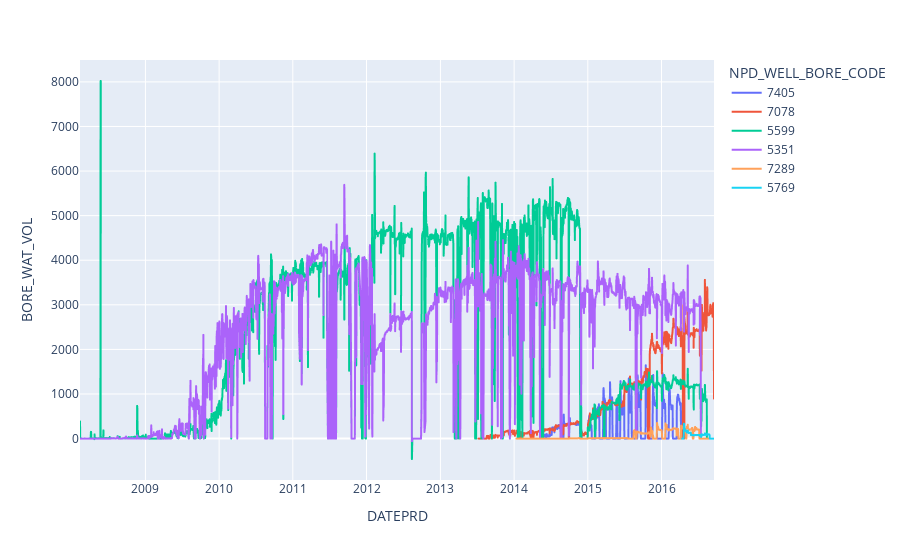

This figure's notebook cell:
### Code cell
fig = px.line(data_filter, x="DATEPRD", y="BORE_WAT_VOL", color='NPD_WELL_BORE_CODE')
fig.show()

### Figure 1 — Plotly figure (JSON) as saved in the notebook; plotly's stock layout.template omitted (floating-point values rounded to 4 significant figures; data arrays with more than 128 entries replaced by an {"elided": "..."} marker saying what was removed)
{"data": [{"hovertemplate": "NPD_WELL_BORE_CODE=7405<br>DATEPRD=%{x}<br>BORE_WAT_VOL=%{y}<extra></extra>", "legendgroup": "7405", "line": {"color": "#636efa", "dash": "solid"}, "marker": {"symbol": "circle"}, "mode": "lines", "name": "7405", "showlegend": true, "type": "scattergl", "x": {"elided": "744 str values"}, "xaxis": "x", "y": {"elided": "744 float values"}, "yaxis": "y"}, {"hovertemplate": "NPD_WELL_BORE_CODE=7078<br>DATEPRD=%{x}<br>BORE_WAT_VOL=%{y}<extra></extra>", "legendgroup": "7078", "line": {"color": "#EF553B", "dash": "solid"}, "marker": {"symbol": "circle"}, "mode": "lines", "name": "7078", "showlegend": true, "type": "scattergl", "x": {"elided": "1165 str values"}, "xaxis": "x", "y": {"elided": "1165 float values"}, "yaxis": "y"}, {"hovertemplate": "NPD_WELL_BORE_CODE=5599<br>DATEPRD=%{x}<br>BORE_WAT_VOL=%{y}<extra></extra>", "legendgroup": "5599", "line": {"color": "#00cc96", "dash": "solid"}, "marker": {"symbol": "circle"}, "mode": "lines", "name": "5599", "showlegend": true, "type": "scattergl", "x": {"elided": "3056 str values"}, "xaxis": "x", "y": {"elided": "3056 float values"}, "yaxis": "y"}, {"hovertemplate": "NPD_WELL_BORE_CODE=5351<br>DATEPRD=%{x}<br>BORE_WAT_VOL=%{y}<extra></extra>", "legendgroup": "5351", "line": {"color": "#ab63fa", "dash": "solid"}, "marker": {"symbol": "circle"}, "mode": "lines", "name": "5351", "showlegend": true, "type": "scattergl", "x": {"elided": "3056 str values"}, "xaxis": "x", "y": {"elided": "3056 float values"}, "yaxis": "y"}, {"hovertemplate": "NPD_WELL_BORE_CODE=7289<br>DATEPRD=%{x}<br>BORE_WAT_VOL=%{y}<extra></extra>", "legendgroup": "7289", "line": {"color": "#FFA15A", "dash": "solid"}, "marker": {"symbol": "circle"}, "mode": "lines", "name": "7289", "showlegend": true, "type": "scattergl", "x": {"elided": "978 str values"}, "xaxis": "x", "y": {"elided": "978 float values"}, "yaxis": "y"}, {"hovertemplate": "NPD_WELL_BORE_CODE=5769<br>DATEPRD=%{x}<br>BORE_WAT_VOL=%{y}<extra></extra>", "legendgroup": "5769", "line": {"color": "#19d3f3", "dash": "solid"}, "marker": {"symbol": "circle"}, "mode": "lines", "name": "5769", "showlegend": true, "type": "scattergl", "x": {"elided": "144 str values"}, "xaxis": "x", "y": {"elided": "144 float values"}, "yaxis": "y"}], "layout": {"autosize": true, "legend": {"title": {"text": "NPD_WELL_BORE_CODE"}, "tracegroupgap": 0}, "margin": {"t": 60}, "xaxis": {"anchor": "y", "autorange": true, "domain": [0, 1], "range": ["2008-02-12", "2016-09-17"], "title": {"text": "DATEPRD"}, "type": "date"}, "yaxis": {"anchor": "x", "autorange": true, "domain": [0, 1], "range": [-928.8, 8491.0], "title": {"text": "BORE_WAT_VOL"}, "type": "linear"}}}
